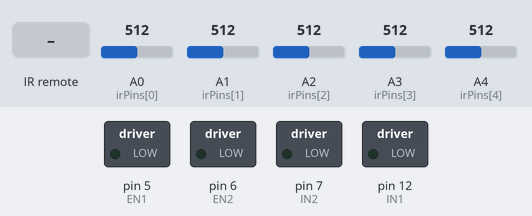
The sketch below on a simulated Arduino Uno, built with avr-gcc and run on an emulated ATmega328P. Parts: switched loads named in the sketch (green lamp = pin HIGH). The test bench sets the inputs (shaded band); at power-on: A2 (irPins[2]) = 512, A0 (irPins[0]) = 512, A1 (irPins[1]) = 512, A3 (irPins[3]) = 512, A4 (irPins[4]) = 512. What the sketch prints to the serial monitor is not drawn.

Above: at 1.2 s.
1.3 s: infrared code 0x00FD20DF received
At 2.1 s:
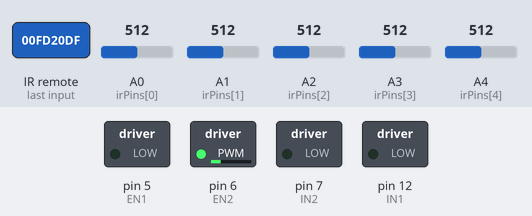
3.8 s: A2 (irPins[2]) set to 685
5.3 s: A2 (irPins[2]) set to 717
At 6.5 s:
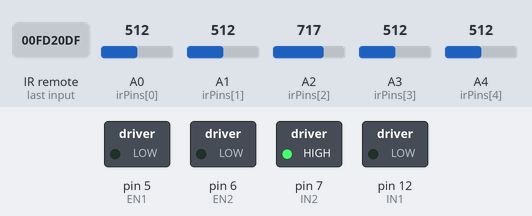
6.8 s: infrared code 0x00FD609F received
At 7.5 s:
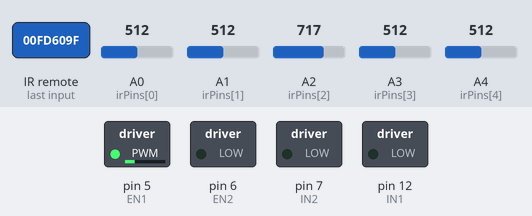
9.3 s: infrared code 0x00FDA05F received
At 11.4 s:
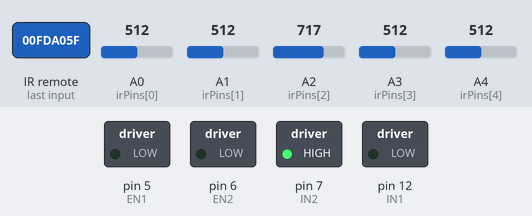
Timing chart, 0 to 11.8 s (numbered marks = the images above; inputs shaded):
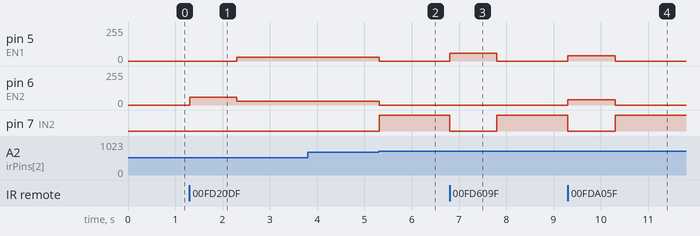

Measured:
- the behaviour switches between 699 and 700 on A2 (irPins[2]) (found by bisection; images 1 and 2)
- after the input at 1.3 s, pin 5 (EN1): 0/255 → 30/255 after 1.0 s; pin 6 (EN2): 0/255 → 60/255 at once, → 30/255 1.0 s later
- after the input at 3.8 s, every drawn part: stays the same
- after the input at 5.3 s, pin 5 (EN1), pin 6 (EN2): 30/255 → 0/255 at once; pin 7 (IN2): LOW → HIGH at once
- after the input at 6.8 s, pin 5 (EN1): 0/255 → 60/255 at once, → 0/255 1.0 s later; pin 7 (IN2): HIGH → LOW at once, → HIGH 1.0 s later
- after the input at 9.3 s, pin 5 (EN1), pin 6 (EN2): 0/255 → 40/255 at once, → 0/255 1.0 s later; pin 7 (IN2): HIGH → LOW at once, → HIGH 1.0 s later

The sketch:

AGV_Final_Receiver.ino
```cpp
/*
This program can receive the IR data from the IR transmitter mounted on the AGV.
It uses IRremote library to decode the IR data
It uses NEC protocal of IR library for decoding
the AGV selects the line based on received signal
the speed of the motors can be defined program based on the Track designed.
we can set the speed by changing from o to 255
based on IR line following sensors AGV follows the Black line


*/

#include <IRremote.h>
const int RECV_PIN = 17;

IRrecv irrecv(RECV_PIN);
decode_results results;


#define EN1 5//pin for run the left motor
#define IN1 12//pin for control left motor direction
#define EN2 6//pin for run the right motor
#define IN2 7//pin for control right motor direction


#define Forward 0      //forward direction
#define Back 1         //backward direction

const int irPins[6] = {A0, A1, A2, A3, A4};
int irSensorAnalog[5] = {0,0,0,0,0};
//Read out the return value of 5 line inspection sensor
void Read_Value(void)
{
    for (int i = 0; i < 5; i++) {
    irSensorAnalog[i] = analogRead(irPins[i]);
   // Serial.print(irSensorAnalog[i]);
   Serial.print("read");
    }
}
//initilize the motors
void Motor(int M1_DIR,int M1_EN,int M2_DIR,int M2_EN)//control the motor
{
  //////////M1 left motor////////////////////////
  if(M1_DIR==Forward)//direction of motor 1
    digitalWrite(IN1,Forward);//forward
  else
    digitalWrite(IN1,Back);//back
  if(M1_EN==0)
    analogWrite(EN1,LOW);//stop
 else
    analogWrite(EN1,M1_EN);//speed control

  ///////////M2 right motor//////////////////////
  if(M2_DIR==Forward)
    digitalWrite(IN2,Forward);
  else
    digitalWrite(IN2,Back);
  if(M2_EN==0)
    analogWrite(EN2,LOW);
  else
    analogWrite(EN2,M2_EN);
}
void turn_right()
{
  Serial.println("yes its left");
    Motor(Forward,60,Forward,0);//turn right
    delay(1000);

  }

void turn_left()
{
  Serial.println("yes its left");
    Motor(Forward,0,Forward,60);//turn right
    delay(1000);

  }
  void go_forward()
{
  Serial.println("yes its left");
    Motor(Forward,40,Forward,40);//turn right
    delay(1000);

  }
  void stop_a()
  {
    Motor(Forward,0,Forward,0);
    delay(500);
    }
// after serving conveyor system this function will be excuted to reach start point
void line_follow2(int line)//black return value is less than 700, white is greater than 800z
{
  go_forward();
  int stopped=0;
   while(line==2 && stopped!=1)
   {
     Read_Value();
 if((irSensorAnalog[0]<650 || irSensorAnalog[1] <650) && (irSensorAnalog[3]>800 && irSensorAnalog[4]>800))//Black line on the left
  {
    Motor(Forward,0,Forward,80);//turn right
    delay(10);
  }
  else  if((irSensorAnalog[3]<650 || irSensorAnalog[4] <650) && (irSensorAnalog[0]>800 && irSensorAnalog[1]>800))//The right black line
  {
    Motor(Forward,80,Forward,0);//Turn left
    delay(10);
  }
  else if(irSensorAnalog[2]<700)//Middle black line
  {
    Motor(Forward,30,Forward,30);//carried out
    delay(20);
  }
  else if ((irSensorAnalog[3]>800 && irSensorAnalog[4] >800) && (irSensorAnalog[0]>800 && irSensorAnalog[1]>800)&&(irSensorAnalog[2]>800))
  {
    Motor(Forward,60,Back,60);
     delay(10);
    }
    else
    {
    Motor(Forward,0,Back,0);
    stopped=1;
    }
   }
}
//Line following function towards conveyor system
void line_follow(int line)// black return value is less than 700, white is greater than 800
{
  int stopped=0;
   while(line==1 && stopped!=1)
   {
     Read_Value();// reading line follow sensor values
   if((irSensorAnalog[0]<650 || irSensorAnalog[1] <650) && (irSensorAnalog[3]>800 && irSensorAnalog[4]>800))//Black line on the left
   {
    Motor(Forward,0,Forward,80);//turn right
    delay(10);
    }
   else  if((irSensorAnalog[3]<650 || irSensorAnalog[4] <650) && (irSensorAnalog[0]>800 && irSensorAnalog[1]>800))//The right black line
   {
    Motor(Forward,80,Forward,0);//Turn left
    delay(10);
    }
   else if(irSensorAnalog[2]<700)//Middle black line
   {
    Motor(Forward,30,Forward,30);//carried out
    delay(20);
    }
   else if ((irSensorAnalog[3]>800 && irSensorAnalog[4] >800) && (irSensorAnalog[0]>800 && irSensorAnalog[1]>800)&&(irSensorAnalog[2]>800))
    {
     stop_a();
     line_follow2(2);//follows line towards starting point
     delay(10);
    }
   else
    {
    Motor(Forward,0,Back,0);//stop the vehicle
    stopped=1;
    }
   }
}

void setup() {
  pinMode(5,OUTPUT);//Initialize motor control pin to output
  pinMode(6,OUTPUT);
  pinMode(7,OUTPUT);
  pinMode(12,OUTPUT);
  Motor(Forward,0,Forward,0);//Motor stopped
  for (int i = 0; i < 5; i++) {
   pinMode(irPins[i],INPUT);
  }
  Serial.begin(9600);
  irrecv.enableIRIn();//enabling IR reception

}

void loop() {
  //Receives IR data from transmitter and decode the data received
  if (irrecv.decode(&results)) {
    Serial.println(results.value, HEX);
     irrecv.resume();//resuming IR reception
  }
  if (results.value == 0x00fd20df) { //select line 1
    turn_left(); //turn left to follow line one
    line_follow(1);//line following
    results.value = 0x00000000;// clearing IR data after finishing task
  }
  if (results.value == 0x00fda05f) { //select line 2
    go_forward();// go forward to follow line 2
    line_follow(1);//line following
    results.value = 0x00000000; // clearing IR data after finishing task
  }
  if (results.value == 0x00fd609f) { //select line 3
    turn_right();//turn right to follow line3
    line_follow(1);// line following
    results.value = 0x00000000;// clearing IR data after finishing task
  }
}
```
